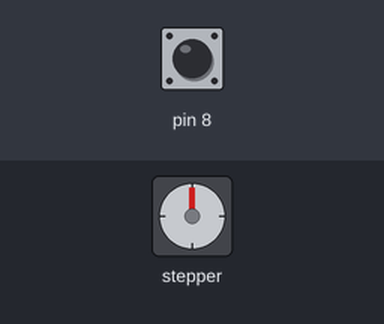
Bench run of a sketch on a simulated Arduino Uno, built with avr-gcc and run on an emulated ATmega328P. Shown: stepper motor. Wiring (inferred from the names in the program): stepper motor driver (200 steps per turn assumed): step pin 10; direction pin 9. The inputs (shaded band) are chosen by the test bench; at power-on: pin 8 LOW.

Above: at 1.2 s.
1.3 s: pin 8 driven HIGH
At 1.45 s:
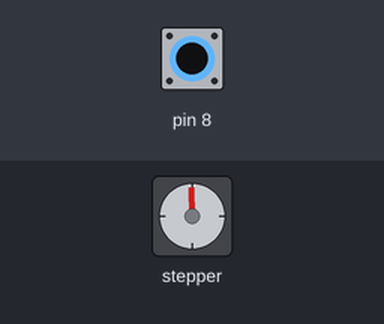
At 2.35 s:
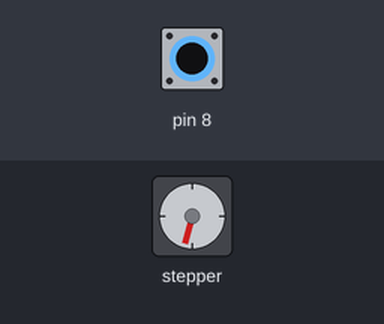
4.3 s: pin 8 pulsed LOW 2 times (0.12 s each, 0.3 s apart)
7.3 s: pin 8 driven LOW
8.8 s: pin 8 driven HIGH
At 8.95 s:
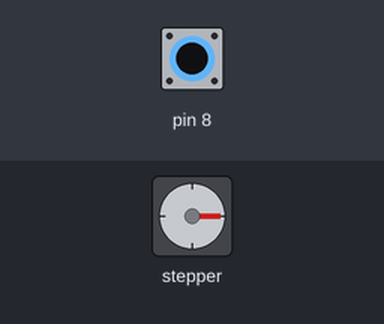
11.8 s: pin 8 pulsed LOW 5 times (0.12 s each, 0.3 s apart)
Timing chart, 0 to 23.2 s (numbered marks = the images above; inputs shaded):
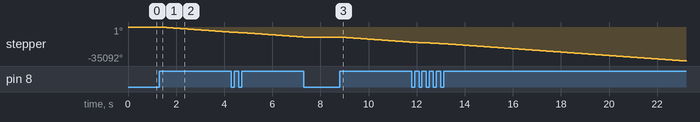

Measured:
- after the input at 1.3 s, stepper: keeps turning counter-clockwise at about 1776°/s, starting at once
- after the input at 8.8 s, stepper: keeps turning counter-clockwise at about 1776°/s, starting at once

The sketch:

StepperTest1.ino
```cpp
bool FWDenable = LOW;
bool REVenable = LOW;
void setup() {
  // put your setup code here, to run once:
pinMode(10, OUTPUT); //Pulse
pinMode(9, OUTPUT); //Direction
pinMode(8, INPUT);
pinMode(7, INPUT);


}

void loop() {

  // put your main code here, to run repeatedly:
 if(FWDenable = HIGH){
  switch(digitalRead(8)){
    case HIGH:
      turnFWD();
      REVenable = HIGH;
      FWDenable = LOW;
     break;

  }
  }


}

void turnFWD()
{
  digitalWrite(9, LOW);
  for(int stepcount = 0; stepcount < 50; stepcount++){
  digitalWrite(10, HIGH); //Turn pin 10 ON
  //delay(1); // wait 1 miliseconds
  digitalWrite(10, LOW); //Turn pin 10 OFF
  delay(1); //wait 1 miliseconds
  }
}

void turnREV()
{
    digitalWrite(9, HIGH);
 for(int stepcount = 0; stepcount < 50; stepcount++){
  digitalWrite(10, HIGH); //Turn pin 10 ON
  //delay(1); // wait 1 miliseconds
  digitalWrite(10, LOW); //Turn pin 10 OFF
  delay(1); //wait 1 miliseconds
 }
}
```
